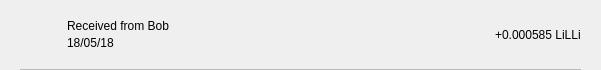
<?xml version="1.0" encoding="UTF-8"?>
<ui version="4.0">
 <class>TxRow</class>
 <widget class="QWidget" name="TxRow">
  <property name="geometry">
   <rect>
    <x>0</x>
    <y>0</y>
    <width>601</width>
    <height>70</height>
   </rect>
  </property>
  <property name="minimumSize">
   <size>
    <width>0</width>
    <height>40</height>
   </size>
  </property>
  <property name="windowTitle">
   <string>Form</string>
  </property>
  <layout class="QVBoxLayout" name="verticalLayout_3">
   <property name="spacing">
    <number>0</number>
   </property>
   <property name="leftMargin">
    <number>0</number>
   </property>
   <property name="topMargin">
    <number>0</number>
   </property>
   <property name="rightMargin">
    <number>0</number>
   </property>
   <property name="bottomMargin">
    <number>0</number>
   </property>
   <item>
    <widget class="QWidget" name="rowContainer" native="true">
     <layout class="QVBoxLayout" name="verticalLayout_2">
      <property name="spacing">
       <number>9</number>
      </property>
      <property name="leftMargin">
       <number>20</number>
      </property>
      <property name="topMargin">
       <number>9</number>
      </property>
      <property name="rightMargin">
       <number>20</number>
      </property>
      <property name="bottomMargin">
       <number>0</number>
      </property>
      <item>
       <widget class="QFrame" name="frame">
        <property name="styleSheet">
         <string notr="true">border:none;</string>
        </property>
        <property name="frameShape">
         <enum>QFrame::StyledPanel</enum>
        </property>
        <property name="frameShadow">
         <enum>QFrame::Raised</enum>
        </property>
        <layout class="QHBoxLayout" name="horizontalLayout" stretch="0,2,0">
         <property name="leftMargin">
          <number>0</number>
         </property>
         <property name="topMargin">
          <number>0</number>
         </property>
         <property name="rightMargin">
          <number>0</number>
         </property>
         <property name="bottomMargin">
          <number>0</number>
         </property>
         <item>
          <widget class="QPushButton" name="icon">
           <property name="focusPolicy">
            <enum>Qt::NoFocus</enum>
           </property>
           <property name="styleSheet">
            <string notr="true">border:none;</string>
           </property>
           <property name="text">
            <string/>
           </property>
           <property name="iconSize">
            <size>
             <width>28</width>
             <height>28</height>
            </size>
           </property>
          </widget>
         </item>
         <item>
          <layout class="QVBoxLayout" name="verticalLayout">
           <property name="spacing">
            <number>3</number>
           </property>
           <property name="leftMargin">
            <number>9</number>
           </property>
           <item>
            <widget class="QLabel" name="lblAddress">
             <property name="styleSheet">
              <string notr="true"/>
             </property>
             <property name="text">
              <string>Received from Bob</string>
             </property>
             <property name="alignment">
              <set>Qt::AlignBottom|Qt::AlignLeading|Qt::AlignLeft</set>
             </property>
            </widget>
           </item>
           <item>
            <widget class="QLabel" name="lblDate">
             <property name="styleSheet">
              <string notr="true"/>
             </property>
             <property name="text">
              <string>18/05/18</string>
             </property>
             <property name="alignment">
              <set>Qt::AlignLeading|Qt::AlignLeft|Qt::AlignTop</set>
             </property>
            </widget>
           </item>
          </layout>
         </item>
         <item>
          <widget class="QLabel" name="lblAmount">
           <property name="styleSheet">
            <string notr="true"/>
           </property>
           <property name="text">
            <string>+0.000585 LiLLi</string>
           </property>
          </widget>
         </item>
        </layout>
       </widget>
      </item>
      <item>
       <widget class="QLabel" name="lblDivisory">
        <property name="minimumSize">
         <size>
          <width>0</width>
          <height>1</height>
         </size>
        </property>
        <property name="maximumSize">
         <size>
          <width>16777215</width>
          <height>1</height>
         </size>
        </property>
        <property name="styleSheet">
         <string notr="true">background-color:#bababa;</string>
        </property>
        <property name="text">
         <string/>
        </property>
        <property name="alignment">
         <set>Qt::AlignBottom|Qt::AlignLeading|Qt::AlignLeft</set>
        </property>
       </widget>
      </item>
     </layout>
    </widget>
   </item>
  </layout>
 </widget>
 <resources/>
 <connections/>
</ui>
